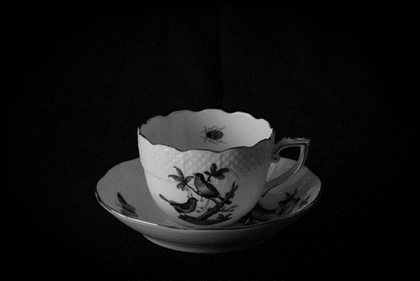
%> input picture Shared resources/Materials/cup_1.png, 420 x 281 px, shrunk from 509 x 340 before the run
$ octave main.m   (GNU Octave 9; MATLAB toolbox functions it lacks are replaced by stand-ins)
%> lines starting %> are read from the running program, lines starting %| are printed output that depends on the picture; in (x1, y1, x2, y2) boxes, pixels count from 0 and x2, y2 are one past the last pixel; in counts of white or black regions, pixels touching at a corner belong together; the program's own positions count from 1
### Scripts/preprocessGrayImage.m
function processedImage = preprocessGrayImage(image)
    % preprocessGrayImage - Preprocesses grayscale images.
    %
    %   processedImage = preprocessGrayImage(image)
    %
    %   This function preprocesses grayscale images by adjusting the contrast
    %   and scaling the pixel values to the range [0, 255]. If the input image
    %   is in RGB format, it is converted to grayscale before preprocessing.
    %
    %   Arguments:
    %   - image: Input grayscale or RGB image.
    %
    %   Returns:
    %   - processedImage: Preprocessed image.
    %

    % Check if the image is in RGB format
    if ndims(image) == 3 && size(image, 3) == 3
        % Convert RGB image to grayscale
        grayImage = rgb2gray(image);
    else
        grayImage = image; % Image is already grayscale
    end

    % Convert the image to double type
    grayImage = im2double(grayImage);

    % Adjust the contrast of the image
    adjustedImage = imadjust(grayImage, [min(grayImage(:)), max(grayImage(:))], [0, 1]);

    % Scale the pixel values to the range [0, 255]
    scaledImage = uint8(adjustedImage * 255);

    % Return the preprocessed image
    processedImage = scaledImage;
end

### paint_values/Scripts/colorizeImage.m
function colorImage = colorizeImage(grayImage, mask, colorMap)
    % Zdefiniuj kolorowe mapy (możesz je dostosować do swoich preferencji)

    % Inicjalizuj obraz kolorowy
    colorImage = zeros(size(grayImage, 1), size(grayImage, 2), 3);

    % Kolorowanie na podstawie intensywności piksela
    for i = 1:size(grayImage, 1)
        for j = 1:size(grayImage, 2)

            intensity = grayImage(i, j);
            if mask(i,j)
                intensity = mod(intensity, 255) + 1;
                colorImage(i, j, :) = colorMap(intensity, :);
            end
        end
    end
end

### paint_values/Scripts/grayImageToAnimation.m
function grayImageToAnimation(data_img, data_gif)
    h = waitbar(0,'Processing...');
    for ii = 1 : data_gif.num_of_frames
        colorImage = colorizeImageWithShift(data_img.img, -ii*data_gif.shift_speed, data_img.mask, data_img.colorMap);
        writeGif(colorImage, data_gif.name_save_file, data_gif.delay_time);

        waitbar(ii/data_gif.num_of_frames, h, sprintf('Processing... %0.2f%%', ii/data_gif.num_of_frames*100)); % Aktualizacja paska ładowania
    end
    close(h);
end

### Scripts/colormaps/crameri.m
function cmap = crameri(ColormapName,varargin)
% crameri returns perceptually-uniform scientific colormaps created
% by Fabio Crameri.
%
%% Syntax
% [8 lines of commented-out code are left out]
%% Description
%
% crameri without any inputs displays the options for colormaps.
%
% cmap = crameri('ColormapName') returns a 256x3 colormap.  For a visual
% depiction of valid colormap names, type |crameri|.
%
% cmap = crameri('-ColormapName') a minus sign preceeding any ColormapName flips the
% order of the colormap.
%
% cmap = crameri(...,NLevels) specifies a number of levels in the colormap.  Default
% value is 256.
%
% cmap = crameri(...,'pivot',PivotValue) centers a diverging colormap such that white
% corresponds to a given value and maximum extents are set using current caxis limits.
% If no PivotValue is set, 0 is assumed.
%
% crameri(...) without any outputs sets the current colormap to the current axes.
%
%% Examples
% For examples, type:
%
%  showdemo crameri_documentation
%
%% Author Info
% This function was written by Chad A. Greene of the University of Texas
% Institute for Geophysics (UTIG), August 2018, using Fabio Crameri's
% scientific colormaps, version 4.0. http://www.fabiocrameri.ch/colourmaps.php
%
%% Citing this colormap:
% Please acknowledge the free use of these colormaps by citing
%
% Crameri, F. (2018). Scientific colour-maps. Zenodo. http://doi.org/10.5281/zenodo.1243862
%
% Crameri, F. (2018), Geodynamic diagnostics, scientific visualisation and
% StagLab 3.0, Geosci. Model Dev., 11, 2541-2562, doi:10.5194/gmd-11-2541-2018.
%
% For more on choosing effective and accurate colormaps for science, be sure
% to enjoy this fine beach reading:
%
% Thyng, K.M., C.A. Greene, R.D. Hetland, H.M. Zimmerle, and S.F. DiMarco. 2016. True
% colors of oceanography: Guidelines for effective and accurate colormap selection.
% Oceanography 29(3):9-13, http://dx.doi.org/10.5670/oceanog.2016.66.
%
% See also colormap and caxis.

%% Display colormap options:

if nargin==0
   figure('menubar','none','numbertitle','off','Name','crameri options:')

   if license('test','image_toolbox')
      imshow(imread('crameri7.0.png'));
   else
      axes('pos',[0 0 1 1])
      image(imread('crameri7.0.png'));
      axis image off
   end

   return
end

%% Error checks:

assert(isnumeric(ColormapName)==0,'Input error: ColormapName must be a string.')

%% Set defaults:

NLevels = 256;
autopivot = false;
PivotValue = 0;
InvertedColormap = false;

%% Parse inputs:

% Does user want to flip the colormap direction?
dash = strncmp(ColormapName,'-',1);
if any(dash)
   InvertedColormap = true;
   ColormapName(dash) = [];
end

% Standardize all colormap names to lowercase:
ColormapName = lower(ColormapName);

% Oleron's too hard for me to remember, so I'm gonna use dem or topo.
if ismember(ColormapName,{'dem','topo'})
   ColormapName = 'oleron';
end

% Does the user want to center a diverging colormap on a specific value?
% This parsing support original 'zero' syntax and current 'pivot' syntax.
tmp = strncmpi(varargin,'pivot',3);
if any(tmp)
   autopivot = true;
   try
      if isscalar(varargin{find(tmp)+1})
         PivotValue = varargin{find(tmp)+1};
         tmp(find(tmp)+1) = 1;
      end
   end
   varargin = varargin(~tmp);
end

% Has user requested a specific number of levels?
tmp = isscalar(varargin);
if any(tmp)
   NLevels = varargin{tmp};
end

%% Load RGB values and interpolate to NLevels:

try
   S = load('CrameriColourMaps7.0.mat',ColormapName);
   cmap = S.(ColormapName);
catch
   error(['Unknown colormap name ''',ColormapName,'''. Try typing crameri with no inputs to check the options and try again.'])
end

% Interpolate if necessary:
if NLevels~=size(cmap,1)
   cmap = interp1(1:size(cmap,1), cmap, linspace(1,size(cmap,1),NLevels),'linear');
end

%% Invert the colormap if requested by user:

if InvertedColormap
   cmap = flipud(cmap);
end

%% Adjust values to current caxis limits?

if autopivot
   clim = caxis;
   maxval = max(abs(clim-PivotValue));
   cmap = interp1(linspace(-maxval,maxval,size(cmap,1))+PivotValue, cmap, linspace(clim(1),clim(2),size(cmap,1)),'linear');
end

%% Clean up

if nargout==0
   colormap(gca,cmap)
   clear cmap
end

%% Code to collect Fabio's data into a single .mat file:
% Unzip the latest folder, navigate to that filepath, and run this.
% Update the file list as needed.
%
% clear all
% f = {'acton','bam','bamO','bamako','batlow','batlowK','batlowW','berlin','bilbao','broc','brocO','buda','bukavu','cork',...
%    'corkO','davos','devon','fes','grayC','hawaii','imola','lajolla','lapaz','lisbon',...
%    'nuuk','oleron','oslo','roma','romaO','tofino','tokyo','turku','vanimo','vik','vikO'};
%
% for k = 1:length(f)
%    load([f{k},'/',f{k},'.mat'])
% end
%
% clear f k
% save('CrameriColourMaps7.0.mat')

### paint_values/Scripts/createDataGifAnimation.m
function data = createDataGifAnimation(outputFileName, shift_speed, time_animation)
    data.name_save_file = outputFileName;
    data.shift_speed = shift_speed;
    data.num_of_frames = round(256/shift_speed);
    data.delay_time = time_animation/data.num_of_frames;

    if data.delay_time < 0.02
        warning("Delay time is below 0.02 seconds ("+string(round(data.delay_time,4))+"). This may cause issues with the GIF.");
    end
end

### paint_values/Scripts/createDataImgAnimation.m
function data = createDataImgAnimation(img_gray, mask, color_map)
    data.img = img_gray;
    data.mask = mask;
    data.colorMap = color_map;
end

### paint_values/main.m
clc; clear; close all;
addAllPaths()
dbstop if error

%% Paint image based on values
color_map = crameri('romaO');

img_origin = imread('cup_1.png');
%> img_origin is the input picture: size 281x420x3 uint8; min 0, max 218, mean 19
img_gray = preprocessGrayImage(img_origin);
%> in preprocessGrayImage, `adjustedImage = imadjust(grayImage, [min(grayImage(:)), max(grayImage(..`:
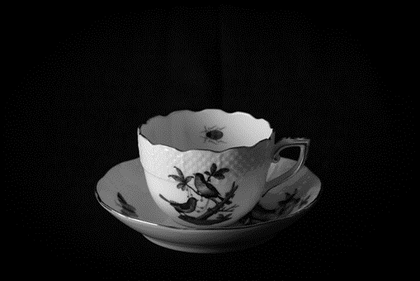
%> adjustedImage: size 281x420 double; min 0, max 1, mean 0.0871
img_gray = uint8(255*img_gray);
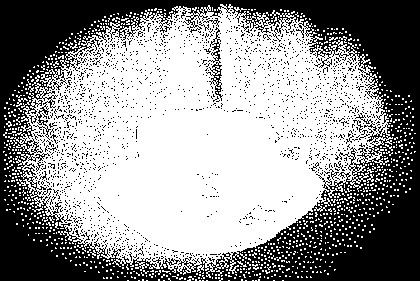
%> img_gray: size 281x420 uint8; 58.4% white; 1838 black regions (1826 under 20 px), largest, box (x1, y1, x2, y2) and area: (0, 0, 420, 281) 44949, (206, 27, 223, 101) 307, (355, 113, 377, 132) 75

mask = img_gray >= 21;

color_img = colorizeImage(img_gray, mask, color_map);
%> after the loop in colorizeImage, `for i = 1:size(grayImage, 1)`:
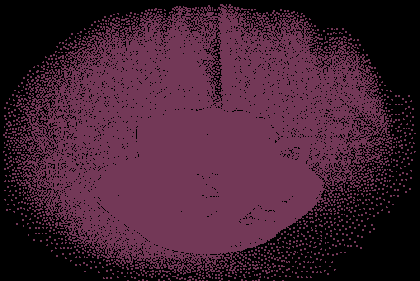
%> colorImage: size 281x420x3 double; mean R, G, B 0.263, 0.13, 0.199

% Wyświetlenie obrazów
figure()
subplot(1, 2, 1), imshow(img_gray,[]), title('Obraz szary');
subplot(1, 2, 2), imshow(color_img,[]), title('Kolorowany obraz');


%% Evolution over time

% Create image data
img_name = 'cup_1.png';
img_origin = imread(img_name);
img_gray = preprocessGrayImage(img_origin);
img_gray = uint8(255*img_gray);

mask = img_gray >= 21;

color_map = crameri('romaO');

data_img = createDataImgAnimation(img_gray, mask, color_map);

% Create gif data
name_save_file = 'test2.gif';
shift_speed = 6;
time_of_animation = 1; % Seconds

data_gif = createDataGifAnimation(name_save_file, shift_speed, time_of_animation);

% Create animation gif file
grayImageToAnimation(data_img, data_gif);
%> the run ends on the next line
% [1 line not run here, left out]
function addAllPaths()
    shared_resources_path = fullfile('..', 'Shared resources');

    addpath(genpath(shared_resources_path));
    addpath(genpath(pwd));
end
